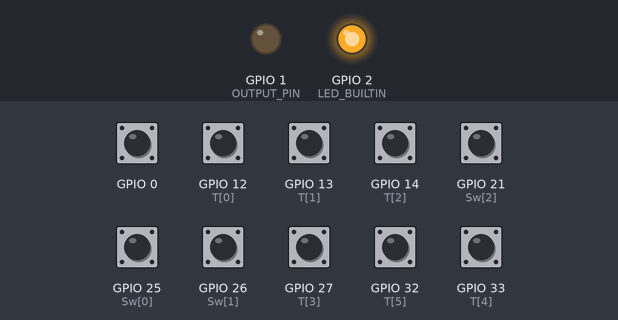
This sketch was run on a simulated ESP32. Shown: output pins drawn as LEDs (lit = HIGH). Dashed ring = blinking. The test bench sets the inputs (shaded band); at power-on: GPIO 0, GPIO 12 (T[0]), GPIO 13 (T[1]), GPIO 14 (T[2]), GPIO 21 (Sw[2]), GPIO 25 (Sw[0]), GPIO 26 (Sw[1]), GPIO 27 (T[3]), GPIO 32 (T[5]), GPIO 33 (T[4]) HIGH.

Above: at 0.15 s.
At 1.2 s:
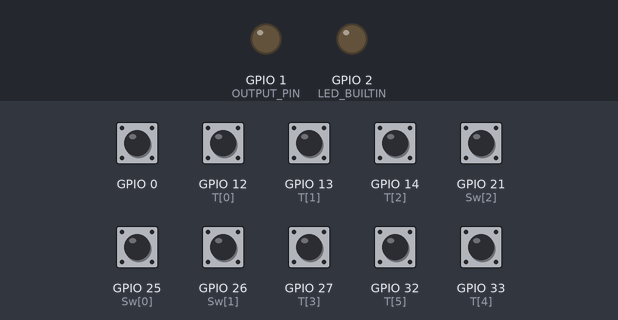
1.3 s: GPIO 0 pulled LOW for 1 s
At 1.45 s:
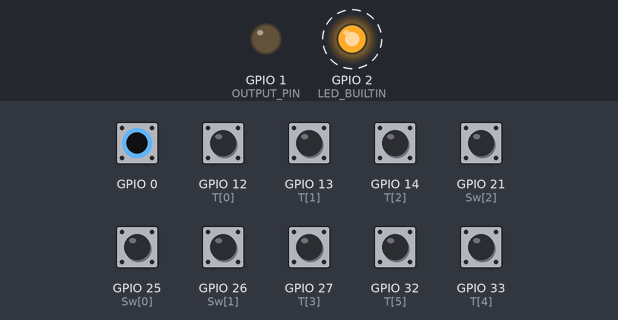
Timing chart, 0 to 4.3 s (numbered marks = the images above; inputs shaded):
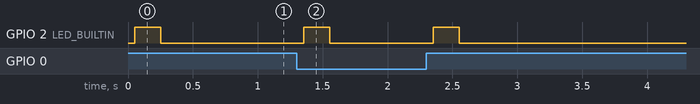

Measured:
- after the input at 1.3 s, GPIO 2 (LED_BUILTIN): alternates HIGH for 0.20 s and LOW for 0.80 s, 4 changes in all, then stays LOW, starting after 0.05 s

The sketch:

drumtriggerdigitalblip.ino
```cpp
#define LED_BUILTIN 2

#define SCALAR 1
#define DIVISOR 2


int T[] = { 12, 13, 14, 27, 33, 32}//{20, 18, 17, 16, 12, 13}
, Sw[] = {25, 26, 21};//
#define TRIGGERS_TOTAL 6
int touch[TRIGGERS_TOTAL];
int touchedLength[TRIGGERS_TOTAL];
unsigned long  touchTime[TRIGGERS_TOTAL];
boolean isTouched[TRIGGERS_TOTAL];
int triggerQ[1000], triggerCount;
#define OUTPUT_PIN 1
#define INPUT_PIN 3
bool tt;
int prevSwitchState;
long switchStateTime, flashTime;
bool hasSentSwitchState;
// the setup function runs once when you press reset or power the board
void setup() {
  // initialize digital pin LED_BUILTIN as an output.
  pinMode(LED_BUILTIN, OUTPUT);
  pinMode(OUTPUT_PIN, OUTPUT);
 // pinMode(T3, INPUT_PULLUP);
 for (int i = 0; i < TRIGGERS_TOTAL; i++){
  pinMode(T[i], INPUT_PULLUP);
 }
 for (int i = 0; i < 4; i++)
    pinMode(Sw[i], INPUT_PULLUP);
  //Serial.begin(115200);

}

// the loop function runs over and over again forever
void loop() {
  unsigned long mill = millis();
  for (int i = 0; i < TRIGGERS_TOTAL; i++){
    touch[i] = digitalRead(T[i]);//touch: range 13-76 ish

    //Serial.println(touch[i]);
    //if (touch[i] == 0) Serial.println(touch[i]);

    if (touch[i]  == 0){
      touchedLength[i]++;
    } else{
      touchedLength[i] = 0;
    }


    if (touchedLength[i] > 1
    ){
      if (!isTouched[i]){
        triggerQ[triggerCount++] = i;
        //Serial.print(touchedLength[i]);
        //Serial.println("firsttouch");
      }
      isTouched[i] = true;
      touchTime[i] = mill;

    } else {
      if (mill - touchTime[i] > 50){
        isTouched[i] = false;
      }
    }
  }

  int switchState = 0;
  for (int i = 0; i < 4; i++){
    int pin = digitalRead(Sw[i]);
    switchState = switchState << 1;
    switchState += pin;
  }
  if (switchState != prevSwitchState){
    prevSwitchState = switchState;
    switchStateTime = mill;
    hasSentSwitchState = false;
    //Serial.println(switchState);
  } else {
    if (!hasSentSwitchState && mill - switchStateTime > 50){
      hasSentSwitchState = true;
      triggerQ[triggerCount++] = switchState + 9;//comes out as +10
      //Serial.println(switchState);
    }
  }


  for (int i = 0; i < triggerCount; i++){
    //Serial.println("write sig");

    //Serial.print(triggerQ[i]);
    //Serial.println(" triggered");
    //dacWrite(OUTPUT_PIN, triggerQ[i]*4-1);
    digitalWrite(OUTPUT_PIN, HIGH);
    delayMicroseconds(45 * (triggerQ[i] + 1));
    //delay((i+1));
    digitalWrite(OUTPUT_PIN, LOW);
    delayMicroseconds(100);

    digitalWrite(LED_BUILTIN, HIGH);
    flashTime = mill;

  }
  //dacWrite(OUTPUT_PIN, 0);
  triggerCount = 0;
  //Serial.println(touch[0]);
  if (mill - flashTime > 200)
    digitalWrite(LED_BUILTIN, LOW);
  //Serial.println(switchState);
}
```
